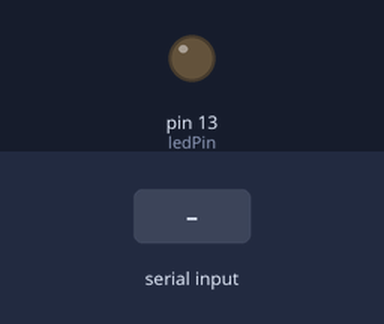
A sketch run on a simulated Arduino Uno, built with avr-gcc and run on an emulated ATmega328P. Parts: output pins drawn as LEDs (lit = HIGH). Inputs (shaded band) come from the test bench.

Above: at 1.2 s.
1.3 s: "A" received over Serial
At 2.5 s:
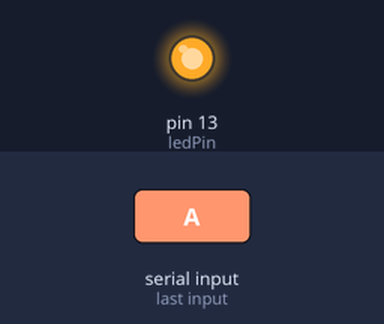
2.8 s: "Z" received over Serial
At 3.7 s:
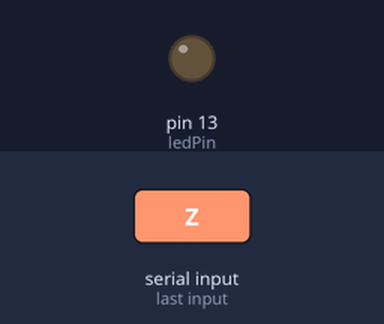
Timing chart, 0 to 5.8 s (numbered marks = the images above; inputs shaded):
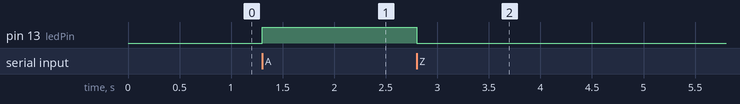

The sketch:

led-on-off-oculus.ino
```cpp
int ledPin = 13;


void setup(){
  Serial.begin(9600);
  pinMode(ledPin,OUTPUT);
}

void loop(){
  if(Serial.available()){

    char c = Serial.read();
    if(c){

      if(c=='A'){
        digitalWrite(ledPin,HIGH);
      }
      else if(c=='Z'){
        digitalWrite(ledPin,LOW);
      }
    }

  }

}
```

Measured:
- after the input at 1.3 s, pin 13 (ledPin): LOW → HIGH at once
- after the input at 2.8 s, pin 13 (ledPin): HIGH → LOW at once
